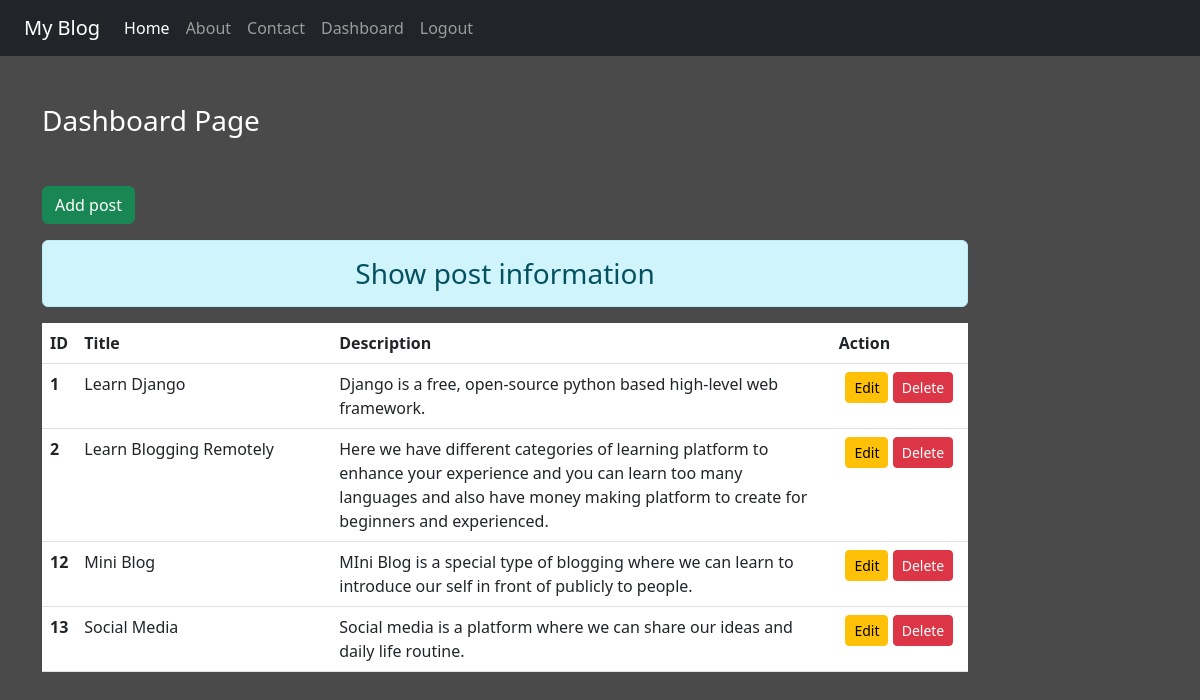
The page /dashboard/ (signed in) on the database its author committed.
### blog/models.py (models this page shows)
class post(models.Model):
    title= models.CharField(max_length=250)
    desc = models.TextField()

### blog/views.py (the view)
# urls.py: path('dashboard/', views.dashboard,name='dashboard'),
def dashboard(request):
    if request.user.is_authenticated:
        posts=post.objects.all()
        return render(request,'blog/dashboard.html',{'posts':posts})
    else:
        return HttpResponseRedirect('/login/')

### blog/templates/blog/dashboard.html (shortened to what this page needs)
{% extends 'blog/main.html' %}
{% load static %}
{% block content %}
<div class="col-sm-10">
<h3 class="text-white my-5">Dashboard Page</h3>
<a href="{% url 'addpost' %}" class="btn btn-success">Add post</a>
<h3 class="text-center alert alert-info mt-3">Show post information</h3>
{% if posts %}
<table class="table table-hover bg-white">
    <thead>
        <tr class="text-centre">
            <th scope="col" style="width:2%">ID</th>
            <th scope="col" style="width:28%">Title</th>
            <th scope="col" style="width:55%">Description</th>
            <th scope="col" style="width:15%">Action</th>
        </tr>
    </thead>
{% for post in posts %}
<tr>
    <th scope="row">{{post.id}}</th>
    <td>{{post.title}}</td>
    <td>{{post.desc}}</td>
    <td class="text-center">
        <a href="{% url 'updatepost' post.id %}"  class="btn btn-warning btn-sm">Edit</a>
        {% if perms.blog.delete_post %}
        <form action="{% url 'deletepost' post.id %}" method="post" class="d-inline">{% csrf_token %}
            <input type="submit" class="btn btn-danger btn-sm" value="Delete">
        </form>
        {% endif %}
    </td>
</tr>
{% endfor %}
</table>
{% else %}
<h4 class="text-center alert alert-warning">No Records</h4>
{% endif %}
</div>
{% endblock %}

### blog/templates/blog/main.html (shortened to what this page needs)
<!DOCTYPE html>
{% load static %}
<html lang="en">
<head>
    <link rel="stylesheet" href="{% static 'blog/css/bootstrap.css' %}">
    <link rel="stylesheet" href="{% static 'blog/css/style.css' %}">
</head>
<body>
    <div class="container-fluid bg-dark"> {% include 'blog/navbar.html' %}</div>
    <div class="container">
        <div class="row">
            {% block content %}
            {% endblock %}
        </div>
    </div>
</body>
</html>

### blog/templates/blog/navbar.html (shortened to what this page needs)
<nav class="navbar navbar-expand-lg navbar-dark bg-dark">
    <div class="container-fluid">
      <a class="navbar-brand" href="#">My Blog</a>
      <div class="collapse navbar-collapse" id="navbarNav">
        <ul class="navbar-nav">
          <li class="nav-item">
            <a class="nav-link active" aria-current="page" href="/">Home</a>
          </li>
          <li class="nav-item">
            <a class="nav-link" href="{% url 'about' %}">About</a>
          </li>
          <li class="nav-item">
            <a class="nav-link" href="{% url 'contact' %}">Contact</a>
          </li>
          {% if request.user.is_authenticated %}
          <li class="nav-item">
            <a class="nav-link" href="{% url 'dashboard' %}">Dashboard</a>
          </li>
          <li class="nav-item">
            <a class="nav-link" href="{% url 'logout' %}">Logout</a>
          </li>
          {% endif %}
        </ul>
      </div>
    </div>
  </nav>

### blog/static/blog/css/style.css (style rules this page uses)
body { background-color: rgb(75,74,74); color: antiquewhite; }

### rows shown on the page
post: id "1", title "Learn Django", desc "Django is a free, open-source python based high-level web framework."
post: id "2", title "Learn Blogging Remotely", desc "Here we have different categories of learning platform to enhance your experience and you can learn too many languages and also have money making platform to create for beginners and experienced."
post: id "12", title "Mini Blog", desc "MIni Blog is a special type of blogging where we can learn to introduce our self in front of publicly to people."
post: id "13", title "Social Media", desc "Social media is a platform where we can share our ideas and daily life routine."
